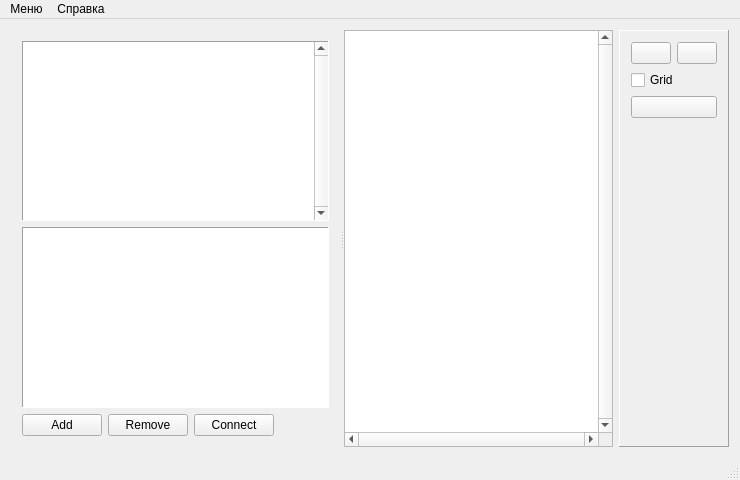
<?xml version="1.0" encoding="UTF-8"?>
<ui version="4.0">
 <class>MainWindow</class>
 <widget class="QMainWindow" name="MainWindow">
  <property name="geometry">
   <rect>
    <x>0</x>
    <y>0</y>
    <width>740</width>
    <height>480</height>
   </rect>
  </property>
  <property name="windowTitle">
   <string>MainWindow</string>
  </property>
  <widget class="QWidget" name="centralWidget">
   <layout class="QHBoxLayout" name="horizontalLayout_2">
    <item>
     <widget class="QSplitter" name="splitter">
      <property name="orientation">
       <enum>Qt::Horizontal</enum>
      </property>
      <widget class="QWidget" name="layoutWidget">
       <layout class="QVBoxLayout" name="verticalLayout">
        <item>
         <widget class="QTreeView" name="treeView">
          <property name="sizePolicy">
           <sizepolicy hsizetype="Preferred" vsizetype="Expanding">
            <horstretch>0</horstretch>
            <verstretch>0</verstretch>
           </sizepolicy>
          </property>
          <property name="frameShape">
           <enum>QFrame::Panel</enum>
          </property>
          <property name="verticalScrollBarPolicy">
           <enum>Qt::ScrollBarAlwaysOn</enum>
          </property>
         </widget>
        </item>
        <item>
         <widget class="QTreeView" name="propTreeView">
          <property name="frameShape">
           <enum>QFrame::Panel</enum>
          </property>
         </widget>
        </item>
        <item>
         <layout class="QHBoxLayout" name="horizontalLayout">
          <item>
           <widget class="QPushButton" name="pushAddButton">
            <property name="text">
             <string>Add</string>
            </property>
           </widget>
          </item>
          <item>
           <widget class="QPushButton" name="pushRemoveButton">
            <property name="text">
             <string>Remove</string>
            </property>
           </widget>
          </item>
          <item>
           <widget class="QPushButton" name="pushConnectButton">
            <property name="text">
             <string>Connect</string>
            </property>
           </widget>
          </item>
          <item>
           <spacer name="horizontalSpacer">
            <property name="orientation">
             <enum>Qt::Horizontal</enum>
            </property>
            <property name="sizeHint" stdset="0">
             <size>
              <width>40</width>
              <height>20</height>
             </size>
            </property>
           </spacer>
          </item>
         </layout>
        </item>
       </layout>
      </widget>
      <widget class="QGraphicsView" name="graphicsView">
       <property name="sizePolicy">
        <sizepolicy hsizetype="Preferred" vsizetype="Expanding">
         <horstretch>0</horstretch>
         <verstretch>0</verstretch>
        </sizepolicy>
       </property>
       <property name="frameShape">
        <enum>QFrame::StyledPanel</enum>
       </property>
       <property name="verticalScrollBarPolicy">
        <enum>Qt::ScrollBarAlwaysOn</enum>
       </property>
       <property name="horizontalScrollBarPolicy">
        <enum>Qt::ScrollBarAlwaysOn</enum>
       </property>
       <property name="alignment">
        <set>Qt::AlignCenter</set>
       </property>
       <property name="renderHints">
        <set>QPainter::Antialiasing|QPainter::TextAntialiasing</set>
       </property>
       <property name="dragMode">
        <enum>QGraphicsView::ScrollHandDrag</enum>
       </property>
       <property name="transformationAnchor">
        <enum>QGraphicsView::AnchorUnderMouse</enum>
       </property>
       <property name="resizeAnchor">
        <enum>QGraphicsView::AnchorViewCenter</enum>
       </property>
       <property name="viewportUpdateMode">
        <enum>QGraphicsView::SmartViewportUpdate</enum>
       </property>
      </widget>
     </widget>
    </item>
    <item>
     <widget class="QFrame" name="frame">
      <property name="frameShape">
       <enum>QFrame::Panel</enum>
      </property>
      <property name="frameShadow">
       <enum>QFrame::Raised</enum>
      </property>
      <layout class="QGridLayout" name="gridLayout_2">
       <item row="0" column="0">
        <layout class="QGridLayout" name="gridLayout">
         <item row="0" column="0">
          <widget class="QPushButton" name="zoomInButton">
           <property name="text">
            <string/>
           </property>
           <property name="icon">
            <iconset>
             <normalon>:/icons/icons/zoom-in-icon.png</normalon>
            </iconset>
           </property>
           <property name="shortcut">
            <string comment="Zoom in" extracomment="Scales the view in"/>
           </property>
          </widget>
         </item>
         <item row="0" column="1">
          <widget class="QPushButton" name="zoomOutButton">
           <property name="text">
            <string/>
           </property>
           <property name="icon">
            <iconset>
             <normalon>:/icons/icons/zoom-out-icon.png</normalon>
            </iconset>
           </property>
           <property name="shortcut">
            <string comment="Zoom out" extracomment="Scales the view out"/>
           </property>
          </widget>
         </item>
        </layout>
       </item>
       <item row="1" column="0">
        <widget class="QCheckBox" name="gridCheckBox">
         <property name="text">
          <string>Grid</string>
         </property>
         <property name="icon">
          <iconset resource="icons.qrc">
           <normaloff>:/icons/icons/layer-grid-icon.png</normaloff>:/icons/icons/layer-grid-icon.png</iconset>
         </property>
         <property name="tristate">
          <bool>false</bool>
         </property>
        </widget>
       </item>
       <item row="3" column="0">
        <spacer name="verticalSpacer">
         <property name="orientation">
          <enum>Qt::Vertical</enum>
         </property>
         <property name="sizeHint" stdset="0">
          <size>
           <width>20</width>
           <height>40</height>
          </size>
         </property>
        </spacer>
       </item>
       <item row="2" column="0">
        <widget class="QPushButton" name="pushCommentButton">
         <property name="text">
          <string/>
         </property>
         <property name="icon">
          <iconset resource="icons.qrc">
           <normaloff>:/icons/cloud.png</normaloff>:/icons/cloud.png</iconset>
         </property>
        </widget>
       </item>
      </layout>
     </widget>
    </item>
   </layout>
  </widget>
  <widget class="QMenuBar" name="menuBar">
   <property name="geometry">
    <rect>
     <x>0</x>
     <y>0</y>
     <width>740</width>
     <height>25</height>
    </rect>
   </property>
   <widget class="QMenu" name="menu">
    <property name="title">
     <string>Меню</string>
    </property>
    <addaction name="actionNew"/>
    <addaction name="action_2"/>
    <addaction name="action_3"/>
    <addaction name="actionQuit"/>
   </widget>
   <widget class="QMenu" name="menu_2">
    <property name="title">
     <string>Справка</string>
    </property>
    <addaction name="action_5"/>
   </widget>
   <addaction name="menu"/>
   <addaction name="menu_2"/>
  </widget>
  <widget class="QStatusBar" name="statusBar"/>
  <action name="actionNew">
   <property name="icon">
    <iconset resource="icons.qrc">
     <normaloff>:/icons/icons/Actions-document-new-icon.png</normaloff>:/icons/icons/Actions-document-new-icon.png</iconset>
   </property>
   <property name="text">
    <string>Новый</string>
   </property>
   <property name="toolTip">
    <string>Новый файл</string>
   </property>
   <property name="shortcut">
    <string>Ctrl+N</string>
   </property>
  </action>
  <action name="action_2">
   <property name="icon">
    <iconset resource="icons.qrc">
     <normaloff>:/icons/icons/Folder-icon.png</normaloff>:/icons/icons/Folder-icon.png</iconset>
   </property>
   <property name="text">
    <string>Открыть</string>
   </property>
  </action>
  <action name="action_3">
   <property name="icon">
    <iconset resource="icons.qrc">
     <normaloff>:/icons/icons/Floppy-Small-icon.png</normaloff>:/icons/icons/Floppy-Small-icon.png</iconset>
   </property>
   <property name="text">
    <string>Сохранить</string>
   </property>
  </action>
  <action name="actionQuit">
   <property name="text">
    <string>Выход</string>
   </property>
   <property name="shortcut">
    <string>Ctrl+Q</string>
   </property>
  </action>
  <action name="action_5">
   <property name="text">
    <string>О программе</string>
   </property>
  </action>
 </widget>
 <layoutdefault spacing="6" margin="11"/>
 <resources>
  <include location="icons.qrc"/>
 </resources>
 <connections>
  <connection>
   <sender>zoomInButton</sender>
   <signal>clicked()</signal>
   <receiver>MainWindow</receiver>
   <slot>zoomIn()</slot>
   <hints>
    <hint type="sourcelabel">
     <x>667</x>
     <y>55</y>
    </hint>
    <hint type="destinationlabel">
     <x>594</x>
     <y>26</y>
    </hint>
   </hints>
  </connection>
  <connection>
   <sender>zoomOutButton</sender>
   <signal>clicked()</signal>
   <receiver>MainWindow</receiver>
   <slot>zoomOut()</slot>
   <hints>
    <hint type="sourcelabel">
     <x>703</x>
     <y>53</y>
    </hint>
    <hint type="destinationlabel">
     <x>677</x>
     <y>25</y>
    </hint>
   </hints>
  </connection>
 </connections>
 <slots>
  <slot>zoomIn()</slot>
  <slot>zoomOut()</slot>
 </slots>
</ui>
